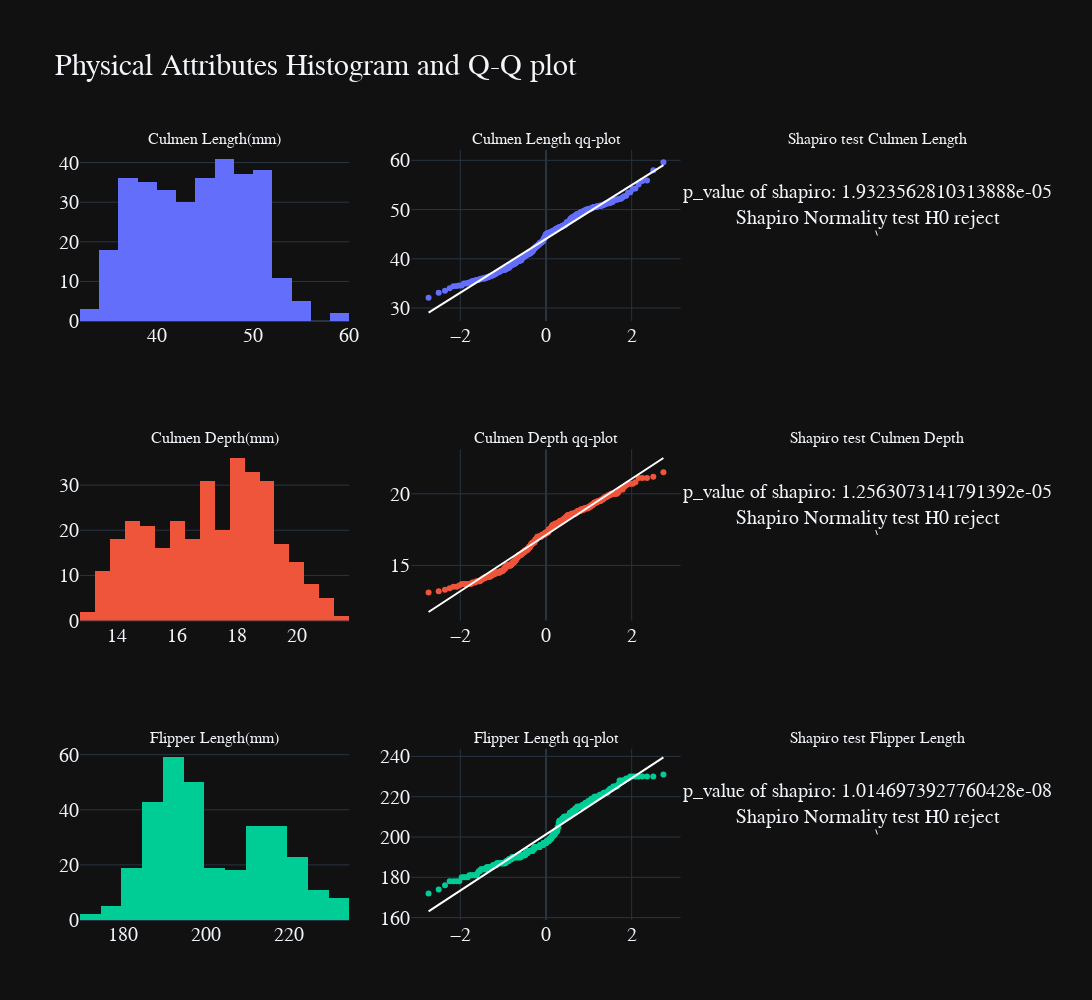

Notebook cell for this chart:
### Code cell
fig = make_subplots(rows=3,cols=3,subplot_titles=("Culmen Length(mm)","Culmen Length qq-plot","Shapiro test Culmen Length","Culmen Depth(mm)","Culmen Depth qq-plot","Shapiro test Culmen Depth","Flipper Length(mm)","Flipper Length qq-plot","Shapiro test Flipper Length"))
colors_list = px.colors.qualitative.Plotly[:3]
for i,color_ in enumerate(colors_list):
    d = plot_qq(cols[i])
    p_val,text_ = shapiro_test(cols[i])
    fig.add_trace(go.Histogram(x=temp_na[cols[i]],marker=dict(color=color_)),row=i+1,col=1)
    fig.append_trace(go.Scatter(x=d[0].get_xdata(),y=d[0].get_ydata(),mode="markers",showlegend=False,marker=dict(color=color_)),row=i+1,col=2)
    fig.append_trace(go.Scatter(x=d[1].get_xdata(),y=d[1].get_ydata(),mode="lines",showlegend=False,line=dict(color="white")),row=i+1,col=2)
    fig.add_annotation(text=f"p_value of shapiro: {p_val}<br>{text_}",row=i+1,col=3)
    fig.update_xaxes(showgrid=False,showticklabels=False,row=i+1,col=3)
    fig.update_yaxes(showgrid=False,showticklabels=False,row=i+1,col=3)
fig.update_layout(showlegend=False,height=1000,width=1800,title=dict(text="Physical Attributes Histogram and Q-Q plot",font=dict(size=30)),margin=dict(t=150))
fig.show()

### Figure 1 — Plotly figure (JSON) as saved in the notebook; plotly's stock layout.template omitted (floating-point values rounded to 4 significant figures; data arrays with more than 128 entries replaced by an {"elided": "..."} marker saying what was removed)
{"data": [{"marker": {"color": "#636EFA"}, "type": "histogram", "x": {"elided": "325 float values"}, "xaxis": "x", "yaxis": "y"}, {"marker": {"color": "#636EFA"}, "mode": "markers", "showlegend": false, "type": "scatter", "x": {"elided": "325 float values"}, "xaxis": "x2", "y": {"elided": "325 float values"}, "yaxis": "y2"}, {"line": {"color": "white"}, "mode": "lines", "showlegend": false, "type": "scatter", "x": {"elided": "325 float values"}, "xaxis": "x2", "y": {"elided": "325 float values"}, "yaxis": "y2"}, {"marker": {"color": "#EF553B"}, "type": "histogram", "x": {"elided": "325 float values"}, "xaxis": "x4", "yaxis": "y4"}, {"marker": {"color": "#EF553B"}, "mode": "markers", "showlegend": false, "type": "scatter", "x": {"elided": "325 float values"}, "xaxis": "x5", "y": {"elided": "325 float values"}, "yaxis": "y5"}, {"line": {"color": "white"}, "mode": "lines", "showlegend": false, "type": "scatter", "x": {"elided": "325 float values"}, "xaxis": "x5", "y": {"elided": "325 float values"}, "yaxis": "y5"}, {"marker": {"color": "#00CC96"}, "type": "histogram", "x": {"elided": "325 int values"}, "xaxis": "x7", "yaxis": "y7"}, {"marker": {"color": "#00CC96"}, "mode": "markers", "showlegend": false, "type": "scatter", "x": {"elided": "325 float values"}, "xaxis": "x8", "y": {"elided": "325 int values"}, "yaxis": "y8"}, {"line": {"color": "white"}, "mode": "lines", "showlegend": false, "type": "scatter", "x": {"elided": "325 float values"}, "xaxis": "x8", "y": {"elided": "325 float values"}, "yaxis": "y8"}], "layout": {"annotations": [{"font": {"size": 16}, "showarrow": false, "text": "Culmen Length(mm)", "x": 0.1444, "xanchor": "center", "xref": "paper", "y": 1, "yanchor": "bottom", "yref": "paper"}, {"font": {"size": 16}, "showarrow": false, "text": "Culmen Length qq-plot", "x": 0.5, "xanchor": "center", "xref": "paper", "y": 1, "yanchor": "bottom", "yref": "paper"}, {"font": {"size": 16}, "showarrow": false, "text": "Shapiro test Culmen Length", "x": 0.8556, "xanchor": "center", "xref": "paper", "y": 1, "yanchor": "bottom", "yref": "paper"}, {"font": {"size": 16}, "showarrow": false, "text": "Culmen Depth(mm)", "x": 0.1444, "xanchor": "center", "xref": "paper", "y": 0.6111, "yanchor": "bottom", "yref": "paper"}, {"font": {"size": 16}, "showarrow": false, "text": "Culmen Depth qq-plot", "x": 0.5, "xanchor": "center", "xref": "paper", "y": 0.6111, "yanchor": "bottom", "yref": "paper"}, {"font": {"size": 16}, "showarrow": false, "text": "Shapiro test Culmen Depth", "x": 0.8556, "xanchor": "center", "xref": "paper", "y": 0.6111, "yanchor": "bottom", "yref": "paper"}, {"font": {"size": 16}, "showarrow": false, "text": "Flipper Length(mm)", "x": 0.1444, "xanchor": "center", "xref": "paper", "y": 0.2222, "yanchor": "bottom", "yref": "paper"}, {"font": {"size": 16}, "showarrow": false, "text": "Flipper Length qq-plot", "x": 0.5, "xanchor": "center", "xref": "paper", "y": 0.2222, "yanchor": "bottom", "yref": "paper"}, {"font": {"size": 16}, "showarrow": false, "text": "Shapiro test Flipper Length", "x": 0.8556, "xanchor": "center", "xref": "paper", "y": 0.2222, "yanchor": "bottom", "yref": "paper"}, {"text": "p_value of shapiro: 1.9323562810313888e-05<br>Shapiro Normality test H0 reject", "xref": "x3", "yref": "y3"}, {"text": "p_value of shapiro: 1.2563073141791392e-05<br>Shapiro Normality test H0 reject", "xref": "x6", "yref": "y6"}, {"text": "p_value of shapiro: 1.0146973927760428e-08<br>Shapiro Normality test H0 reject", "xref": "x9", "yref": "y9"}], "height": 1000, "margin": {"t": 150}, "showlegend": false, "title": {"font": {"size": 30}, "text": "Physical Attributes Histogram and Q-Q plot"}, "width": 1800, "xaxis": {"anchor": "y", "domain": [0, 0.2889]}, "xaxis2": {"anchor": "y2", "domain": [0.3556, 0.6444]}, "xaxis3": {"anchor": "y3", "domain": [0.7111, 1], "showgrid": false, "showticklabels": false}, "xaxis4": {"anchor": "y4", "domain": [0, 0.2889]}, "xaxis5": {"anchor": "y5", "domain": [0.3556, 0.6444]}, "xaxis6": {"anchor": "y6", "domain": [0.7111, 1], "showgrid": false, "showticklabels": false}, "xaxis7": {"anchor": "y7", "domain": [0, 0.2889]}, "xaxis8": {"anchor": "y8", "domain": [0.3556, 0.6444]}, "xaxis9": {"anchor": "y9", "domain": [0.7111, 1], "showgrid": false, "showticklabels": false}, "yaxis": {"anchor": "x", "domain": [0.7778, 1]}, "yaxis2": {"anchor": "x2", "domain": [0.7778, 1]}, "yaxis3": {"anchor": "x3", "domain": [0.7778, 1], "showgrid": false, "showticklabels": false}, "yaxis4": {"anchor": "x4", "domain": [0.3889, 0.6111]}, "yaxis5": {"anchor": "x5", "domain": [0.3889, 0.6111]}, "yaxis6": {"anchor": "x6", "domain": [0.3889, 0.6111], "showgrid": false, "showticklabels": false}, "yaxis7": {"anchor": "x7", "domain": [0, 0.2222]}, "yaxis8": {"anchor": "x8", "domain": [0, 0.2222]}, "yaxis9": {"anchor": "x9", "domain": [0, 0.2222], "showgrid": false, "showticklabels": false}}}
